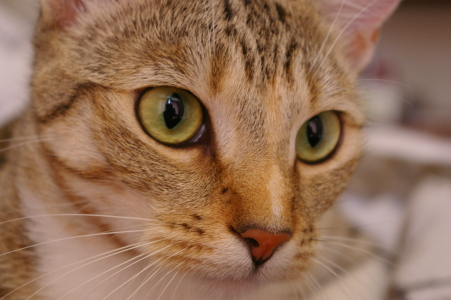
#> input picture skimage.data.chelsea(), 451 x 300 px
$ jupyter execute --allow-errors 0_color_and_exposure.ipynb   (shell and % lines are left out)   (older library calls are emulated)
#> lines starting #> are read from the running program, lines starting #| are printed output that depends on the picture
### lectures/skdemo/_skdemo.py
from __future__ import division

import numpy as np
import matplotlib.pyplot as plt

from scipy.ndimage import grey_dilation

from skimage import img_as_float
from skimage import color
from skimage import exposure
from skimage.util.dtype import dtype_limits


__all__ = ['imshow_all', 'imshow_with_histogram', 'mean_filter_demo',
           'mean_filter_interactive_demo', 'plot_cdf', 'plot_histogram']


# Gray-scale images should actually be gray!
plt.rcParams['image.cmap'] = 'gray'


#--------------------------------------------------------------------------
#  Custom `imshow` functions
#--------------------------------------------------------------------------

# [17 lines left out: function imshow_rgb_shifted, not called in this run]


def imshow_all(
    *images, limits='image', titles=None, shape=None, size=5, **kwargs
):
    """ Plot a series of images side-by-side.

    Convert all images to float so that images have a common intensity range.

    Parameters
    ----------
    images : tuple
        The images to plot.
    limits : 'image' or 'dtype', optional
        Control the intensity limits. By default, 'image' is used set the
        min/max intensities to the min/max of all images. Setting `limits` to
        'dtype' can also be used if you want to preserve the image exposure.
    titles : list of str
        Titles for subplots. If the length of titles is less than the number
        of images, empty strings are appended.
    shape : tuple, optional
        A two-element tuple that defines the shape of the subfigure grid as
        (rows, columns). If not given, all `ìmages` are shown in a single row.
    size : int, optional
        Width and height of each subplot in inches.
    kwargs : dict
        Additional keyword-arguments passed to `imshow`.
    """
    images = [img_as_float(img) for img in images]

    if titles is None:
        titles = []
    if len(titles) != len(images):
        titles = list(titles) + [''] * (len(images) - len(titles))

    if limits == 'image':
        kwargs.setdefault('vmin', min(img.min() for img in images))
        kwargs.setdefault('vmax', max(img.max() for img in images))
    elif limits == 'dtype':
        vmin, vmax = dtype_limits(images[0])
        kwargs.setdefault('vmin', vmin)
        kwargs.setdefault('vmax', vmax)

    if shape is None:
        shape = (1, len(images))
    nrows, ncols = shape

    height = nrows * size
    width = ncols * size
    fig, axes = plt.subplots(nrows=nrows, ncols=ncols, figsize=(width, height))
    for ax, img, label in zip(axes.ravel(), images, titles):
        ax.imshow(img, **kwargs)
        ax.set_title(label)


def imshow_with_histogram(image, **kwargs):
    """ Plot an image side-by-side with its histogram.

    - Plot the image next to the histogram
    - Plot each RGB channel separately (if input is color)
    - Automatically flatten channels
    - Select reasonable bins based on the image's dtype

    See `plot_histogram` for information on how the histogram is plotted.
    """
    width, height = plt.rcParams['figure.figsize']
    fig, (ax_image, ax_hist) = plt.subplots(ncols=2, figsize=(2*width, height))

    kwargs.setdefault('cmap', plt.cm.gray)
    ax_image.imshow(image, **kwargs)
    plot_histogram(image, ax=ax_hist)

    # pretty it up
    ax_image.set_axis_off()
    match_axes_height(ax_image, ax_hist)
    return ax_image, ax_hist


#--------------------------------------------------------------------------
#  Helper functions
#--------------------------------------------------------------------------


def match_axes_height(ax_src, ax_dst):
    """ Match the axes height of two axes objects.

    The height of `ax_dst` is synced to that of `ax_src`.
    """
    # HACK: plot geometry isn't set until the plot is drawn
    plt.draw()
    dst = ax_dst.get_position()
    src = ax_src.get_position()
    ax_dst.set_position([dst.xmin, src.ymin, dst.width, src.height])


def plot_cdf(image, ax=None):
    img_cdf, bins = exposure.cumulative_distribution(image)
    ax.plot(bins, img_cdf, 'r')
    ax.set_ylabel("Fraction of pixels below intensity")


def plot_histogram(image, ax=None, **kwargs):
    """ Plot the histogram of an image (gray-scale or RGB) on `ax`.

    Calculate histogram using `skimage.exposure.histogram` and plot as filled
    line. If an image has a 3rd dimension, assume it's RGB and plot each
    channel separately.
    """
    ax = ax if ax is not None else plt.gca()

    if image.ndim == 2:
        _plot_histogram(ax, image, color='black', **kwargs)
    elif image.ndim == 3:
        # `channel` is the red, green, or blue channel of the image.
        for channel, channel_color in zip(iter_channels(image), 'rgb'):
            _plot_histogram(ax, channel, color=channel_color, **kwargs)


def _plot_histogram(ax, image, alpha=0.3, **kwargs):
    # Use skimage's histogram function which has nice defaults for
    # integer and float images.
    hist, bin_centers = exposure.histogram(image)
    ax.fill_between(bin_centers, hist, alpha=alpha, **kwargs)
    ax.set_xlabel('intensity')
    ax.set_ylabel('# pixels')


def iter_channels(color_image):
    """Yield color channels of an image."""
    # Roll array-axis so that we iterate over the color channels of an image.
    for channel in np.rollaxis(color_image, -1):
        yield channel


#--------------------------------------------------------------------------
#  Convolution Demo
#--------------------------------------------------------------------------

# [58 lines left out: functions mean_filter_demo, mean_filter_interactive_demo, iter_kernel, iter_pixels, bounded_slice, not called in this run]

### lectures/not_yet_booked/0_color_and_exposure.ipynb
[cell 1]
from __future__ import division, print_function
import numpy as np
import matplotlib.pyplot as plt

# Color and exposure

As discussed earlier, images are just numpy arrays. The numbers in those arrays correspond to the intensity of each pixel (or, in the case of a color image, the intensity of a specific color). To manipulate these, `scikit-image` provides the `color` and `exposure` modules.

## Basic image manipulation

Recall that color images are arrays with pixel rows and columns as the first two dimensions (just like a gray-scale image), plus a 3rd dimension that describes the RGB color channels.

[cell 2]
from skimage import data

color_image = data.chelsea()
#> color_image is the input picture: shape (300, 451, 3); mean R, G, B 147.7, 111.4, 86.8

print(color_image.shape)
#| (300, 451, 3)
plt.imshow(color_image);

### Slicing and indexing

Since images are just arrays, we can manipulate them as we would any other array.

Let's say we want to plot just the red channel of the color image above. We know that the red channel is the first channel of the 3rd image-dimension. Since Python is zero-indexed, we can write the following:

[cell 3]
red_channel = color_image[:, :, 0]  # or color_image[..., 0]
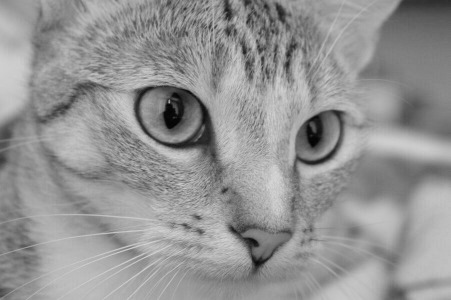
#> red_channel: shape (300, 451); min 2, max 215, mean 147.7

But when we plot the red channel...

[cell 4]
plt.imshow(red_channel);

Obviously that's not red at all. The reason is that there's nothing to tell us that this array is supposed to be red: It's just a 2D array with a height, width, and intensity value---and no color information.

The green channel is usually closest to the grey-scale version of the image.  Note that converting to grayscale cannot simply be done by taking the mean of the three channels, since the eye is more sensitive to green than to red than to blue.  For that purpose, use ``skimage.color.rgb2gray``, which weighs each channel appropriately.

[cell 5]
red_channel.shape
#> Out = (300, 451)

The shape of this array is the same as it would be for any gray-scale image.

---

## <span class="exercize">Exercise: three colours</span>

Consider the following image (``images/balloon.jpg``):

Split this image up into its three components, red, green and blue, and display each separately.

HINT: To display multiple images, we provide you with a small utility library called ``skdemo``:

```python
import skdemo
skdemo.imshow_all(image0, image1, image2, ...)
```

Or, simply use ``matplotlib.subplots``:

```python
plt, axes = plt.subplots(1, 4)
axes[0].imshow(image0)
axes[1].imshow(image1)
etc.
```

[cell 6]
from skimage import io
color_image = io.imread('../images/balloon.jpg')
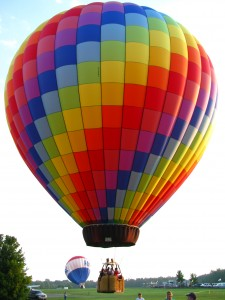
#> input picture images/balloon.jpg, 225 x 300 px, found by its file name
#> color_image is the input picture: shape (300, 225, 3); mean R, G, B 170.1, 140.5, 129.3

[cell 7]
import skdemo
#skdemo.  # <TAB>

[cell 8]
# This code is just a template to get you started.
red_image = np.zeros_like(color_image)
green_image = np.zeros_like(color_image)
blue_image = np.zeros_like(color_image)

skdemo.imshow_all(color_image, red_image, green_image, blue_image)

---

#### Combining color-slices with row/column-slices

In the examples above, we just manipulate the last axis of the array (i.e. the color channel). As with any NumPy array, however, slicing can be applied to each axis:

[cell 9]
color_patches = color_image.copy()
# Remove green (1) & blue (2) from top-left corner.
color_patches[:100, :100, 1:] = 0
# Remove red (0) & blue (2) from bottom-right corner.
color_patches[-100:, -100:, (0, 2)] = 0
plt.imshow(color_patches);

## Histograms

Histograms are a quick way to get a feel for the global statistics of the image intensity. For example, they can tell you where to set a threshold or how to adjust the contrast of an image.

You might be inclined to plot a histogram using matplotlib's `hist` function:

[cell 10]
#plt.hist(color_image)

That didn't work as expected. How would you fix the call above to make it work correctly?
(Hint: that's a 2-D array, ``numpy.ravel``)

---

### Histograms of images

For this section, we're going to use a custom plotting function that adds a few tweaks to pretty-it-up:
* Plot the image next to the histogram
* Plot each RGB channel separately
* Automatically flatten channels
* Select reasonable bins based on the image's `dtype`

#> (a cell that did not finish here is left out)

Using this function, let's look at the histogram of a grayscale image:

[cell 12]
image = data.camera()
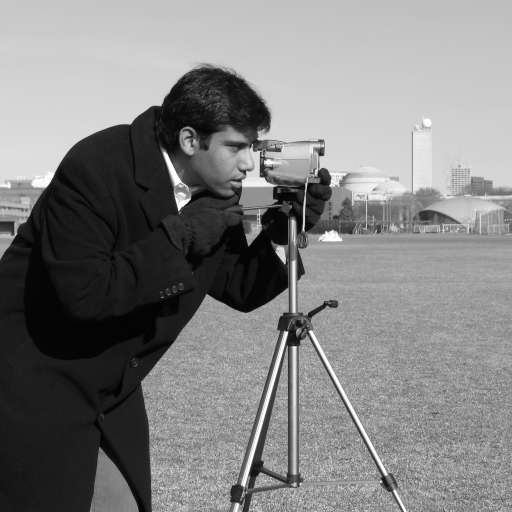
#> input picture skimage.data.camera(), 512 x 512 px
#> image is the input picture: shape (512, 512); min 0, max 255, mean 129.1
skdemo.imshow_with_histogram(image);
#> in _plot_histogram, `hist, bin_centers = exposure.histogram(image)`: hist = 256 values, max 4957 at index 27, min 1 at index 0, mean 1024; bin_centers = 256 values from 0 to 255

An image histogram shows the number of pixels at each intensity value (or range of intensity values, if values are binned). Low-intensity values are closer to black, and high-intensity values are closer to white.

Notice that there's a large peak at an intensity of about 10: This peak corresponds with the man's nearly black coat. The peak around the middle of the histogram is due to the predominantly gray tone of the image.

Now let's look at our color image:

[cell 13]
cat = data.chelsea()
skdemo.imshow_with_histogram(cat);
#> the loop in plot_histogram (call 2), `for channel, channel_color in zip(iter_channels(image), 'rgb'):` made 3 passes
#> channel_color on passes 1 to 3: 'r', 'g', 'b'

As you can see, the intensity for each RGB channel is plotted separately. Unlike the previous histogram, these histograms almost look like Gaussian distributions that are shifted. This reflects the fact that intensity changes are relatively gradual in this picture: There aren't very many uniform instensity regions in this image.

**Note:** While RGB histograms are pretty, they are often not very intuitive or useful, since a high red value is very different when combined with *low* green/blue values (the result will tend toward red) vs *high* green and blue values (the result will tend toward white).

### Histograms and contrast

Enhancing the contrast of an image allow us to more easily identify features in an image, both by eye and by detection algorithms.

Let's take another look at the gray-scale image from earlier:

[cell 14]
image = data.camera()
skdemo.imshow_with_histogram(image);

Notice the intensity values at the bottom. Since the image has a `dtype` of `uint8`, the values go from 0 to 255. Though you can see some pixels tail off toward 255, you can clearly see in the histogram, and in the image, that we're not using the high-intensity limits very well.

Based on the histogram values, you might want to take all the pixels values that are more than about 180 in the image, and make them pure white (i.e. an intensity of 255). While we're at it, values less than about 10 can be set to pure black (i.e. 0). We can do this easily using `rescale_intensity`, from the `exposure` subpackage.

[cell 15]
from skimage import exposure
high_contrast = exposure.rescale_intensity(image, in_range=(10, 180))
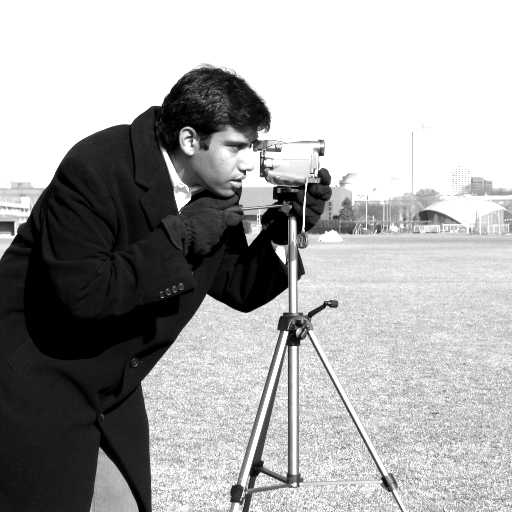
#> high_contrast: shape (512, 512); min 0, max 255, mean 166.6

[cell 16]
skdemo.imshow_with_histogram(high_contrast);

The contrast is visibly higher in the image, and the histogram is noticeably stretched. The sharp peak on the right is due to all the pixels greater than 180 (in the original image) that were piled into a single bin (i.e. 255).

#> (a cell that did not finish here is left out)

Parameters for `rescale_intensity`:
* `in_range`: The min and max intensity values desired in the input image. Values below/above these limits will be clipped.
* `out_range`: The min and max intensity values of the output image. Pixels matching the limits from `in_range` will be rescaled to these limits. Everything in between gets linearly interpolated.

### Histogram equalization

In the previous example, the grayscale values (10, 180) were set to (0, 255), and everything in between was linearly interpolated. There are other strategies for contrast enhancement that try to be a bit more intelligent---notably histogram equalization.

Let's first look at the cumulative distribution function (CDF) of the image intensities.

[cell 18]
ax_image, ax_hist = skdemo.imshow_with_histogram(image)
skdemo.plot_cdf(image, ax=ax_hist.twinx())
#> in plot_cdf, `img_cdf, bins = exposure.cumulative_distribution(image)`: img_cdf = 256 values from 3.81e-06 to 1; bins = 256 values from 0 to 255
#> figure, not shown here; panel 3: curve peaks at x = 255, y = 1

For each intensity value, the CDF gives the fraction of pixels *below* that intensity value.

One measure of contrast is how evenly distributed intensity values are: The dark coat might contrast sharply with the background, but the tight distribution of pixels in the dark coat mean that details in the coat are hidden.

To enhance contrast, we could *spread out intensities* that are tightly distributed and *combine intensities* which are used by only a few pixels.

This redistribution is exactly what histogram equalization does. And the CDF is important because a perfectly uniform distribution gives a CDF that's a straight line. We can use `equalize_hist` from the `exposure` package to produce an equalized image:

[cell 19]
equalized = exposure.equalize_hist(image)
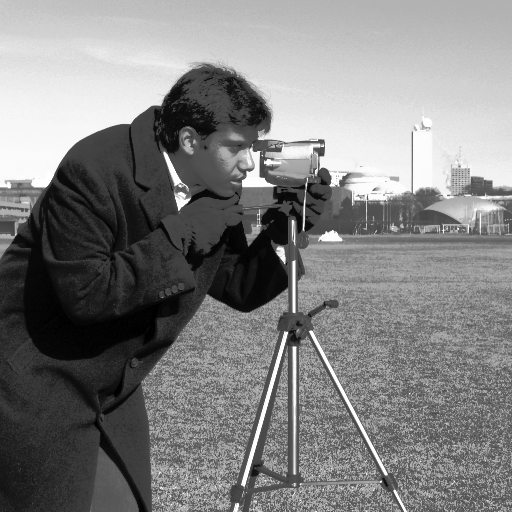
#> equalized: shape (512, 512) float64; min 3.81e-06, max 1, mean 0.504

[cell 20]
ax_image, ax_hist = skdemo.imshow_with_histogram(equalized)
skdemo.plot_cdf(equalized, ax=ax_hist.twinx())
#> figure, not shown here; panel 3: curve peaks at x = 0.998, y = 1

The tightly distributed dark-pixels in the coat have been spread out, which reveals many details in the coat that were missed earlier. As promised, this more even distribution produces a CDF that approximates a straight line.

Notice that the image intensities switch from 0--255 to 0.0--1.0:

[cell 21]
equalized.dtype

Functions in `scikit-image` allow any data-type as an input, but the output data-type may change depending on the algorithm. While `uint8` is really efficient in terms of storage, we'll see in the next section that computations using `uint8` images can be problematic in certain cases.

If you need a specific data-type, check out the image conversion functions in scikit image:

[cell 22]
import skimage

#skimage.img_as  # <TAB>

### Contrasted-limited, adaptive histogram equalization

Unfortunately, histogram equalization tends to give an image whose contrast is artificially high. In addition, better enhancement can be achieved locally by looking at smaller patches of an image, rather than the whole image. In the image above, the contrast in the coat is much improved, but the contrast in the grass is somewhat reduced.

Contrast-limited adaptive histogram equalization (CLAHE) addresses these issues. The implementation details aren't too important, but seeing the result is helpful:

[cell 23]
equalized = exposure.equalize_adapthist(image)
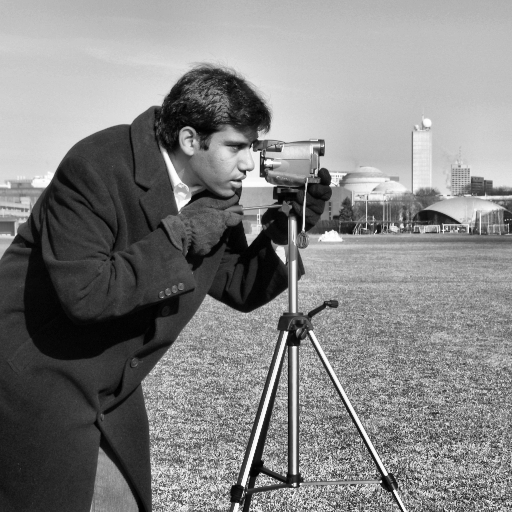
#> equalized: shape (512, 512) float64; min 0, max 1, mean 0.515

[cell 24]
ax_image, ax_hist = skdemo.imshow_with_histogram(equalized)
skdemo.plot_cdf(equalized, ax=ax_hist.twinx())
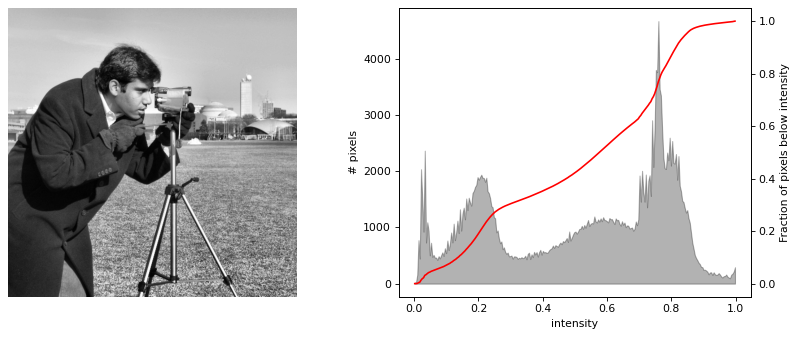
#> figure drawn by matplotlib, 3 panels; panel 3: curve peaks at x = 0.998, y = 1

Compared to plain-old histogram equalization, the high contrast in the coat is maintained, but the contrast in the grass is also improved.
Furthermore, the contrast doesn't look overly-enhanced, as it did with the standard histogram equalization.

Again, notice that the output data-type is different than our input. This time, we have a `uint16` image, which is another common format for images:

[cell 25]
equalized.dtype

There's a bit more tweaking involved in using `equalize_adapthist` than in `equalize_hist`: Input parameters are used to control the patch-size and contrast enhancement. You can learn more by checking out the docstring:

#> (a cell that did not finish here is left out)

### Histograms and thresholding

One of the most common uses for image histograms is thresholding. Let's return to the original image and its histogram

[cell 27]
skdemo.imshow_with_histogram(image);

Here the man and the tripod are fairly close to black, and the rest of the scene is mostly gray. But if you wanted to separate the two, how do you decide on a threshold value just based on the image? Looking at the histogram, it's pretty clear that a value of about 50 will separate the two large portions of this image.

[cell 28]
threshold = 50

[cell 29]
ax_image, ax_hist = skdemo.imshow_with_histogram(image)
# This is a bit of a hack that plots the thresholded image over the original.
# This just allows us to reuse the layout defined in `plot_image_with_histogram`.
ax_image.imshow(image > threshold)
ax_hist.axvline(threshold, color='red');
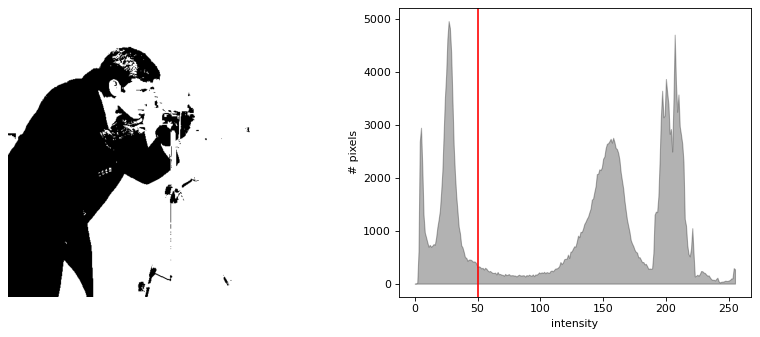
#> figure drawn by matplotlib, 2 panels

Note that the histogram plotted here is for the image *before* thresholding.

This does a pretty good job of separating the man (and tripod) from most of the background. Thresholding is the simplest method of image segmentation; i.e. dividing an image into "meaningful" regions. More on that later.

As you might expect, you don't have to look at a histogram to decide what a good threshold value is: There are (many) algorithms that can do it for you. For historical reasons, `scikit-image` puts these functions in the `filter` module.

One of the most popular thresholding methods is Otsu's method, which gives a slightly different threshold than the one we defined above:

[cell 30]
# Rename module so we don't shadow the builtin function
import skimage.filter as filters
threshold = filters.threshold_otsu(image)
#> threshold = 102
print(threshold)
#| 102

[cell 31]
plt.imshow(image > threshold);

Note that the features of the man's face are slightly better resolved in this case.

You can find a few other thresholding methods in the `filter` module:

[cell 32]
import skimage.filter as filters
#> (the rest of this cell did not finish here and is left out)

## Color spaces

While RGB is fairly easy to understand, using it to detect a specific color (other than red, green, or blue) can be a pain. Other color spaces often devote a single component to the image intensity (a.k.a. luminance, lightness, or value) and two components to represent the color (e.g. hue and saturation in [HSL and HSV](http://en.wikipedia.org/wiki/HSL_and_HSV)).

You can easily convert to a different color representation, or "color space", using functions in the `color` module.

[cell 33]
from skimage import color
#color.rgb2  # <TAB>

[cell 34]
plt.imshow(color_image);

Here, we'll look at the LAB (a.k.a. CIELAB) color space (`L` = luminance, `a` and `b` define a 2D description of the actual color or "hue"):

[cell 35]
from skimage import color

lab_image = color.rgb2lab(color_image)
#> lab_image: shape (300, 225, 3) float64; mean of channels 0, 1, 2 61.8, 11.9, 12.6
lab_image.shape
#> Out = (300, 225, 3)

Converting to LAB didn't change the shape of the image at all. Let's try to plot it:

[cell 36]
plt.imshow(lab_image);
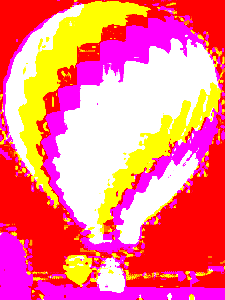
#> shown: shape (300, 225, 3) float64; mean R, G, B 1, 0.465, 0.507

Matplotlib expected an RGB array, and apparently, LAB arrays don't look anything like RGB arrays.

That said, there is some resemblance to the original.

[cell 37]
skdemo.imshow_all(lab_image[..., 0], lab_image[..., 1], lab_image[..., 2],
                 titles=['L', 'a', 'b'])
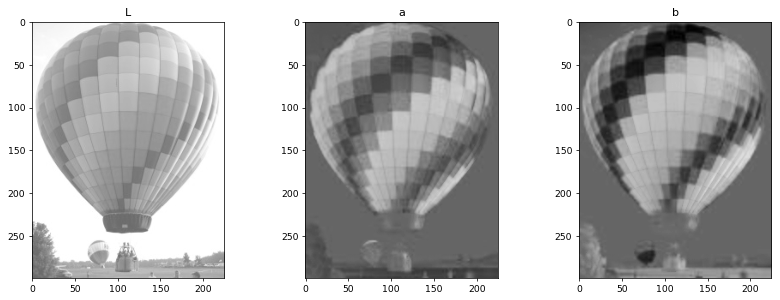
#> figure drawn by matplotlib, 3 panels
